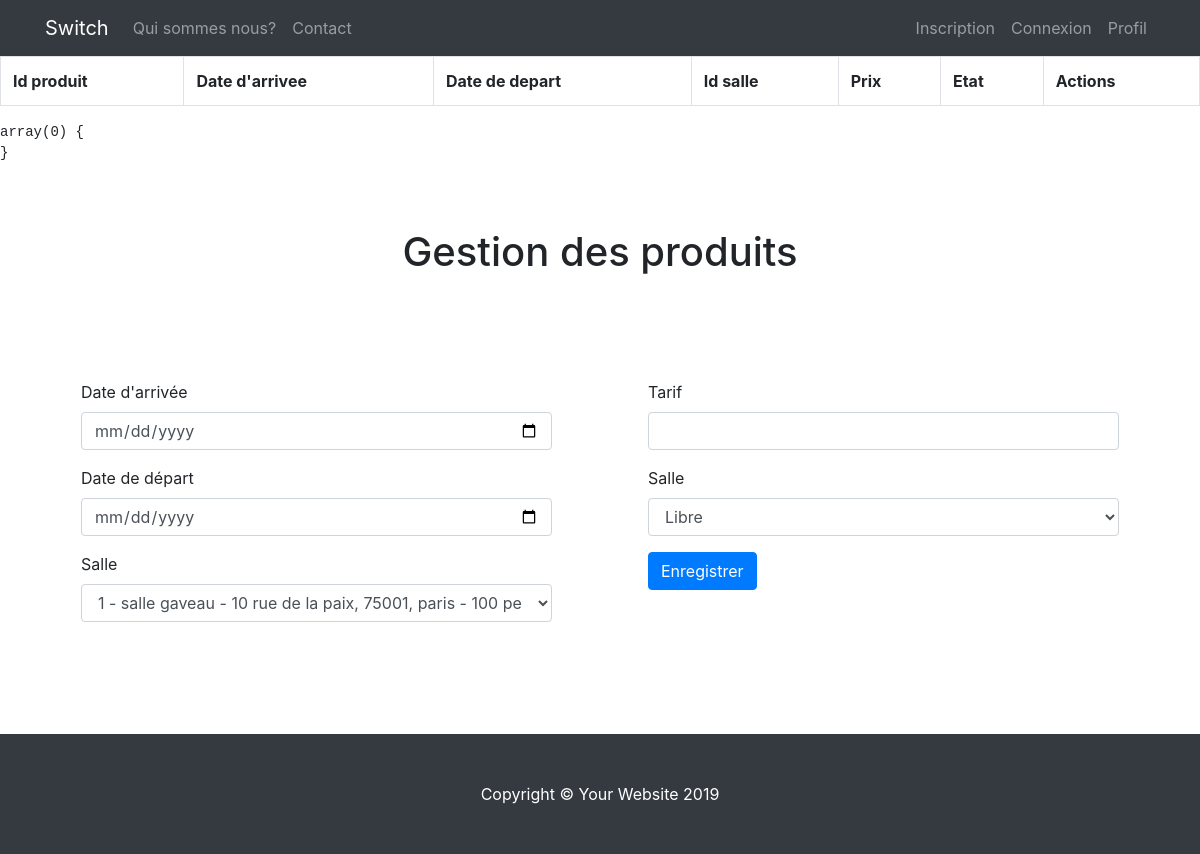
Before: /admin/gestion_des_produits.php with the older database file.
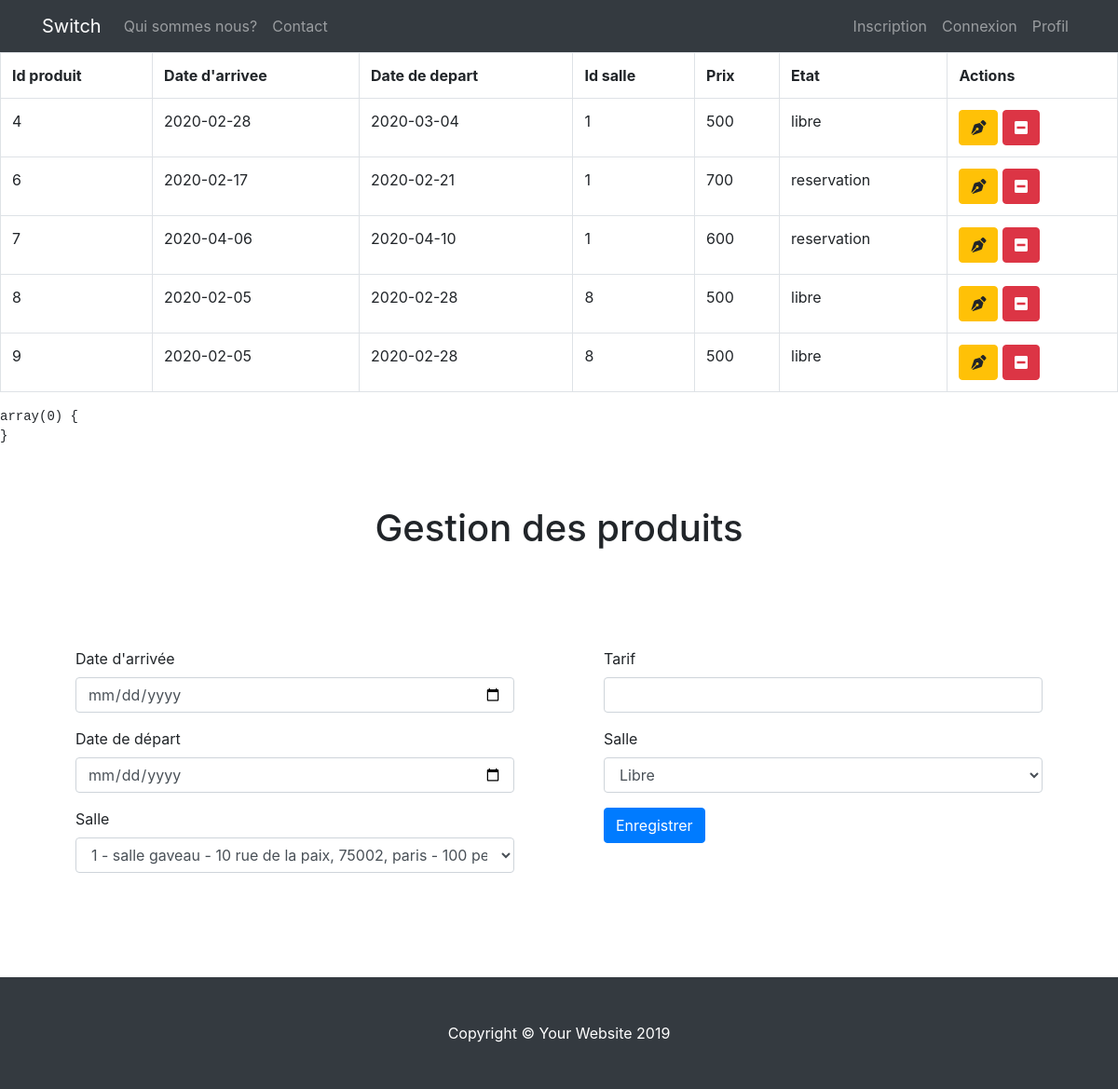
After: the same page with the newer database file.
### tables this page shows
CREATE TABLE IF NOT EXISTS `produit` (
  `id_produit` int(3) NOT NULL AUTO_INCREMENT,
  `id_salle` int(3) NOT NULL,
  `date_arrivee` date NOT NULL,
  `date_depart` date NOT NULL,
  `prix` int(3) NOT NULL,
  `etat` enum('libre','reservation') NOT NULL,
  UNIQUE KEY `FK` (`id_produit`),
  KEY `produit_ibfk_1` (`id_salle`)
);

### admin/gestion_des_produits.php (the view, shortened to what this page needs)
<?php
include '../inc/init.inc.php';
include '../inc/fonction.inc.php';
include '../inc/header.inc.php';
include '../inc/nav.inc.php';
$infos_salle =$pdo->query("SELECT id_salle, titre, ville, adresse, cp, capacite FROM salle");
$liste_produit = $pdo->query("SELECT * FROM produit");
echo '<div class="table-responsive">';
echo '<table class="table table-bordered">';
echo '<tr>';
echo '<th>Id produit</th>';
echo '<th>Date d\'arrivee</th>';
echo '<th>Date de depart</th>';
echo '<th>Id salle</th>';
echo '<th>Prix</th>';
echo '<th>Etat</th>';
echo '<th>Actions</th>';
echo '</tr>';
while($produit = $liste_produit->fetch(PDO::FETCH_ASSOC)) {
    echo '<tr>';
    echo '<td>' . $produit['id_produit'] . '</td>';
    echo '<td>' . $produit['date_arrivee'] . '</td>';
    echo '<td>' . $produit['date_depart'] . '</td>';
    echo '<td>' . $produit['id_salle'] . '</td>';
    echo '<td>' . $produit['prix'] . '</td>';
    echo '<td>' . $produit['etat'] . '</td>';
    echo '<td>
              <a href="?action=modifier&id_produit=' . $produit['id_produit'] . '" class="btn btn-warning"><i class="fas fa-pen-nib"></i></a>
              <a href="?action=supprimer&id_produit=' . $produit['id_produit'] . '" class="btn btn-danger" onclick="return(confirm(\'Etes-vous sûr ?\'))"><i class="fas fa-minus-square"></i></a>
          </td>';
    echo '</tr>';
        ?>
        <?php
}
echo '</table>';
echo '</div>';
if(empty($_GET['action'])) {
?>
    <section>
        <form action="" method="POST" enctype="multipart/form-data">
            <h1 class="text-center pt-5">Gestion des produits</h1>
            <div class="row p-5">
                <div class="col-6 p-5">
                    <div class="form-group">
                        <label for="date_arrivee">Date d'arrivée</label>
                        <input type="date" id="date_arrivee" name="date_arrivee" class="form-control">
                    </div>
                    <div class="form-group">
                        <label for="date">Date de départ</label>
                        <input type="date" id="date_depart" name="date_depart" class="form-control">
                    </div>
                    <div class="form-group">
                        <label for="salle">Salle</label>
                        <select name="salle" id="salle" class="form-control">
                            <?php
                            while ($salle = $infos_salle->fetch(PDO::FETCH_ASSOC)) {
                                echo '<option value="' . $salle['id_salle'] . '">' . $salle['id_salle'] . ' - ' . $salle['titre'] . ' - ' . $salle['adresse'] . ', ' . $salle['cp'] . ', ' . $salle['ville'] . ' - ' . $salle['capacite'] . ' pers</option>';
                            }
                            ?>
                        </select>
                    </div>
                </div>
                <div class="col-6 p-5">
                    <div class="form-group">
                        <label for="prix">Tarif</label>
                        <input type="number" id="prix" name="prix" class="form-control">
                    </div>
                    <div class="form-group">
                        <label for="salle">Salle</label>
                        <select name="etat" id="etat" class="form-control">
                            <option value="libre">Libre</option>
                        </select>
                    </div>
                    <div class="form-group">
                        <button type="submit" name="enregistrement" id="enregistrement"
                                class="btn btn-primary"> Enregistrer
                        </button>
                    </div>
                </div>
            </div>
        </form>
    </section>
<?php
}
include '../inc/footer.inc.php';

Changed rows visible on the page:
added produit: id_produit "4", date_arrivee "2020-02-28", date_depart "2020-03-04", id_salle "1", prix "500", etat "libre"
added produit: id_produit "6", date_arrivee "2020-02-17", date_depart "2020-02-21", id_salle "1", prix "700", etat "reservation"
added produit: id_produit "7", date_arrivee "2020-04-06", date_depart "2020-04-10", id_salle "1", prix "600", etat "reservation"
added produit: id_produit "8", date_arrivee "2020-02-05", date_depart "2020-02-28", id_salle "8", prix "500", etat "libre"
added produit: id_produit "9", date_arrivee "2020-02-05", date_depart "2020-02-28", id_salle "8", prix "500", etat "libre"
Other visible differences:
form field salle: "1 - salle gaveau - 10 rue de la paix, 75001, paris - 100 pers" → "1 - salle gaveau - 10 rue de la paix, 75002, paris - 100 pers"
